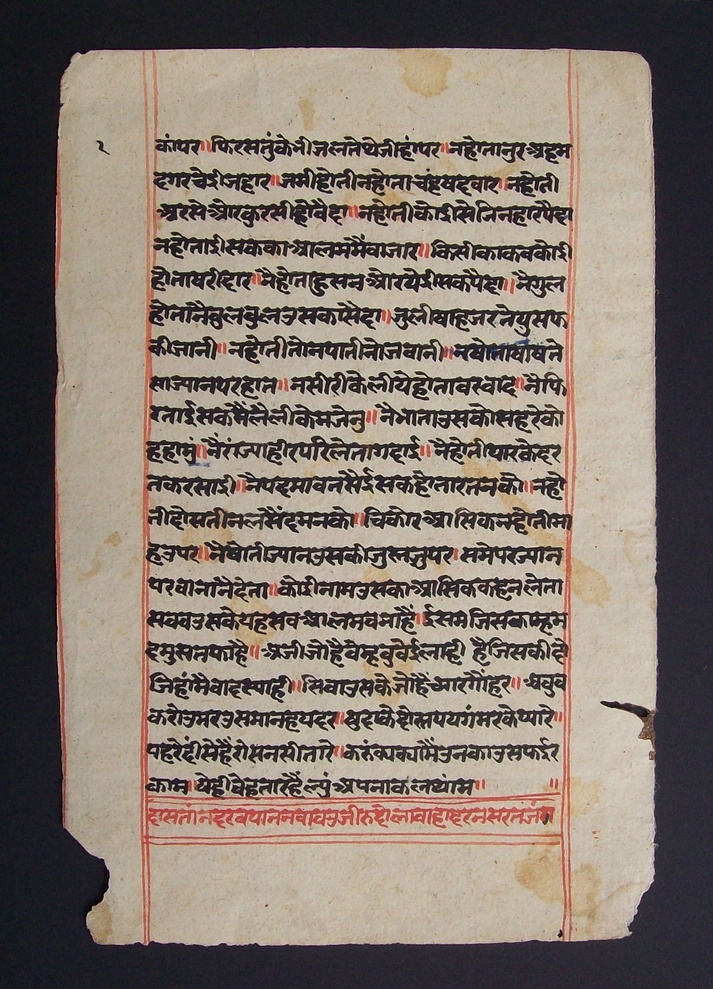
#> input picture florence_2/backend/data/test_images/manuscript_sample1.jpg, 713 x 989 px, shrunk from 1714 x 2377 before the run
$ python -i folio_extractor.py   (imports and definitions only)
#> lines starting #> are read from the running program, lines starting #| are printed output that depends on the picture; after the words box and inside, x2 and y2 are one past the last pixel; in counts of white or black regions, pixels touching at a corner belong together
### openrouter_qwen72b_api/backend/src/utils/image_io.py
"""Image I/O, format conversion, and spatial geometry utilities."""

import os
from typing import Tuple, List, Optional
import cv2
import numpy as np


# [46 lines left out: functions load_image, save_image, not called in this run]


def clip_bbox_to_image(bbox: List[int], img_width: int, img_height: int) -> List[int]:
    """Ensures bounding box coordinates remain strictly within image dimensions.

    Args:
        bbox: [x1, y1, x2, y2].
        img_width: Image width (W).
        img_height: Image height (H).

    Returns:
        Clamped [x1, y1, x2, y2] with x1 <= x2 and y1 <= y2.
    """
    x1, y1, x2, y2 = bbox
    x1 = max(0, min(int(x1), img_width))
    y1 = max(0, min(int(y1), img_height))
    x2 = max(0, min(int(x2), img_width))
    y2 = max(0, min(int(y2), img_height))

    # Ensure coordinate ordering
    if x1 > x2:
        x1, x2 = x2, x1
    if y1 > y2:
        y1, y2 = y2, y1

    return [x1, y1, x2, y2]


# [103 lines left out: functions clip_bbox_to_page, compute_iou, nms_boxes, not called in this run]

### florence_2/backend/src/preprocessing/folio_extractor.py
"""Substrate detection, physical page boundary extraction, and contrast normalization."""

from typing import Tuple, Dict, Any, List
import cv2
import numpy as np
from src.utils.image_io import clip_bbox_to_image


class FolioExtractor:
    """Isolates the physical manuscript folio/page from the digitization background."""

    def __init__(self, clahe_clip_limit: float = 2.0, clahe_grid_size: Tuple[int, int] = (8, 8)):
        """Initialize FolioExtractor."""
        self.clahe = cv2.createCLAHE(clipLimit=clahe_clip_limit, tileGridSize=clahe_grid_size)

    def detect_substrate_type(self, image_bgr: np.ndarray) -> str:
        """Determines substrate type based on aspect ratio and color variance."""
        h, w = image_bgr.shape[:2]
        aspect_ratio = w / float(h)
        hsv = cv2.cvtColor(image_bgr, cv2.COLOR_BGR2HSV)
        sat_mean = np.mean(hsv[:, :, 1])

        if aspect_ratio >= 2.30 and sat_mean > 15:
            return "palm_leaf"
        return "paper"

    def extract_page_boundary(self, image_bgr: np.ndarray) -> List[int]:
        """Extracts the exact physical page/folio bounding box [fx1, fy1, fx2, fy2]."""
        h, w = image_bgr.shape[:2]
        gray = cv2.cvtColor(image_bgr, cv2.COLOR_BGR2GRAY)
        lab = cv2.cvtColor(image_bgr, cv2.COLOR_BGR2LAB)
        l_chan = lab[:, :, 0]
        hsv = cv2.cvtColor(image_bgr, cv2.COLOR_BGR2HSV)
        s_chan = hsv[:, :, 1]

        # Measure 4 corner background levels
        corn_size = max(6, min(25, int(min(h, w) * 0.05)))
        corners = [
            l_chan[0:corn_size, 0:corn_size],
            l_chan[0:corn_size, -corn_size:],
            l_chan[-corn_size:, 0:corn_size],
            l_chan[-corn_size:, -corn_size:]
        ]
        mean_corner = float(np.mean(corners))
        center_crop = l_chan[int(h * 0.25):int(h * 0.75), int(w * 0.25):int(w * 0.75)]
        mean_center = float(np.mean(center_crop))

        raw_bbox = [0, 0, w, h]

        # Case 1: Dark Background (slate board, black book spine, dark scanning bed)
        if mean_corner < 120 and (mean_center - mean_corner) > 20:
            blurred = cv2.GaussianBlur(l_chan, (15, 15), 0)
            _, thresh = cv2.threshold(blurred, 0, 255, cv2.THRESH_BINARY + cv2.THRESH_OTSU)
            k = cv2.getStructuringElement(cv2.MORPH_RECT, (15, 15))
            closed = cv2.morphologyEx(thresh, cv2.MORPH_CLOSE, k)
            cnts, _ = cv2.findContours(closed, cv2.RETR_EXTERNAL, cv2.CHAIN_APPROX_SIMPLE)
            if cnts:
                largest = max(cnts, key=cv2.contourArea)
                if cv2.contourArea(largest) > (w * h * 0.20):
                    x, y, bw, bh = cv2.boundingRect(largest)
                    margin_x = max(3, int(bw * 0.01))
                    margin_y = max(3, int(bh * 0.01))
                    raw_bbox = [
                        max(0, x + margin_x),
                        max(0, y + margin_y),
                        min(w, x + bw - margin_x),
                        min(h, y + bh - margin_y)
                    ]
                    # Tight edge refinement
                    raw_bbox = self._refine_dark_background_edges(image_bgr, raw_bbox)

        # Case 2: Light Background (light desk / white scanner background with darker manuscript)
        elif mean_corner > 165 and mean_center < 165:
            blurred_s = cv2.GaussianBlur(s_chan, (11, 11), 0)
            _, s_th = cv2.threshold(blurred_s, 0, 255, cv2.THRESH_BINARY + cv2.THRESH_OTSU)
            k = cv2.getStructuringElement(cv2.MORPH_RECT, (15, 15))
            closed_s = cv2.morphologyEx(s_th, cv2.MORPH_CLOSE, k)
            cnts, _ = cv2.findContours(closed_s, cv2.RETR_EXTERNAL, cv2.CHAIN_APPROX_SIMPLE)
            if cnts:
                largest_s = max(cnts, key=cv2.contourArea)
                if (w * h * 0.25) < cv2.contourArea(largest_s) < (w * h * 0.95):
                    x, y, bw, bh = cv2.boundingRect(largest_s)
                    margin_x = max(3, int(bw * 0.01))
                    margin_y = max(3, int(bh * 0.01))
                    raw_bbox = [
                        max(0, x + margin_x),
                        max(0, y + margin_y),
                        min(w, x + bw - margin_x),
                        min(h, y + bh - margin_y)
                    ]

        return clip_bbox_to_image(raw_bbox, w, h)

    def _refine_dark_background_edges(self, img_bgr: np.ndarray, bbox: List[int]) -> List[int]:
        """Refines bounding box edges by trimming any residual dark background rows/columns."""
        x1, y1, x2, y2 = bbox
        crop = img_bgr[y1:y2, x1:x2]
        if crop.size == 0:
            return bbox

        lab = cv2.cvtColor(crop, cv2.COLOR_BGR2LAB)
        l_chan = lab[:, :, 0]

        row_means = np.mean(l_chan, axis=1)
        col_means = np.mean(l_chan, axis=0)

        bg_val = 65
        valid_rows = np.where(row_means > bg_val)[0]
        valid_cols = np.where(col_means > bg_val)[0]

        if len(valid_rows) > 0 and len(valid_cols) > 0:
            new_x1 = x1 + int(valid_cols[0]) + 2
            new_x2 = x1 + int(valid_cols[-1]) - 2
            new_y1 = y1 + int(valid_rows[0]) + 2
            new_y2 = y1 + int(valid_rows[-1]) - 2
            return [new_x1, new_y1, max(new_x1 + 10, new_x2), max(new_y1 + 10, new_y2)]

        return bbox

    def enhance_contrast(self, image_bgr: np.ndarray) -> np.ndarray:
        """Applies CLAHE on the LAB L-channel."""
        lab = cv2.cvtColor(image_bgr, cv2.COLOR_BGR2LAB)
        l_chan, a_chan, b_chan = cv2.split(lab)
        enhanced_l = self.clahe.apply(l_chan)
        merged = cv2.merge([enhanced_l, a_chan, b_chan])
        return cv2.cvtColor(merged, cv2.COLOR_LAB2BGR)

    def extract_ink_mask(self, image_bgr: np.ndarray, page_bbox: List[int]) -> np.ndarray:
        """Extracts binarized ink mask within the physical page boundary."""
        h, w = image_bgr.shape[:2]
        gray = cv2.cvtColor(image_bgr, cv2.COLOR_BGR2GRAY)
        ink_mask = np.zeros((h, w), dtype=np.uint8)

        px1, py1, px2, py2 = page_bbox
        page_crop = gray[py1:py2, px1:px2]
        if page_crop.size == 0:
            return ink_mask

        th = cv2.adaptiveThreshold(
            page_crop,
            255,
            cv2.ADAPTIVE_THRESH_GAUSSIAN_C,
            cv2.THRESH_BINARY_INV,
            15,
            6
        )
        ink_mask[py1:py2, px1:px2] = th
        return ink_mask

    def process(self, image_bgr: np.ndarray) -> Dict[str, Any]:
        """Runs the complete preprocessing and page isolation stage."""
        h, w = image_bgr.shape[:2]
        substrate_type = self.detect_substrate_type(image_bgr)
        page_bbox = self.extract_page_boundary(image_bgr)
        enhanced_bgr = self.enhance_contrast(image_bgr)
        ink_mask = self.extract_ink_mask(image_bgr, page_bbox)

        return {
            "substrate_type": substrate_type,
            "page_bbox": page_bbox,
            "folio_bbox": page_bbox,  # Alias for compatibility
            "enhanced_image": enhanced_bgr,
            "ink_mask": ink_mask,
            "image_dims": (w, h)
        }

>>> import cv2
>>> picture = cv2.imread('../../data/test_images/manuscript_sample1.jpg')
#> picture is the input picture: shape (989, 713, 3); mean B, G, R 109.8, 118.9, 130.7
>>> result = FolioExtractor().process(picture)
#> in detect_substrate_type, `sat_mean = np.mean(hsv[:, :, 1])`: sat_mean = 52.58
#> in process, `substrate_type = self.detect_substrate_type(image_bgr)`: substrate_type = 'paper'
#> in extract_page_boundary, `s_chan = hsv[:, :, 1]`:
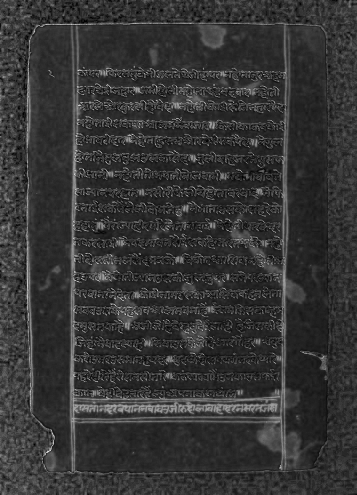
#> s_chan: shape (989, 713) (shown at 1/2 size); min 0, max 255, mean 52.6
#> in extract_page_boundary, `mean_corner = float(np.mean(corners))`: mean_corner = 28.06
#> in extract_page_boundary, `center_crop = l_chan[int(h * 0.25):int(h * 0.75), int(w * 0.25):int(w ..`:
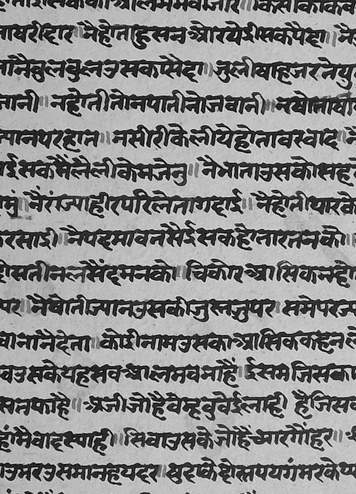
#> center_crop: shape (494, 356); min 0, max 242, mean 136.8
#> in extract_page_boundary, `mean_center = float(np.mean(center_crop))`: mean_center = 136.8
#> in extract_page_boundary, `_, thresh = cv2.threshold(blurred, 0, 255, cv2.THRESH_BINARY + cv2.THR..`:
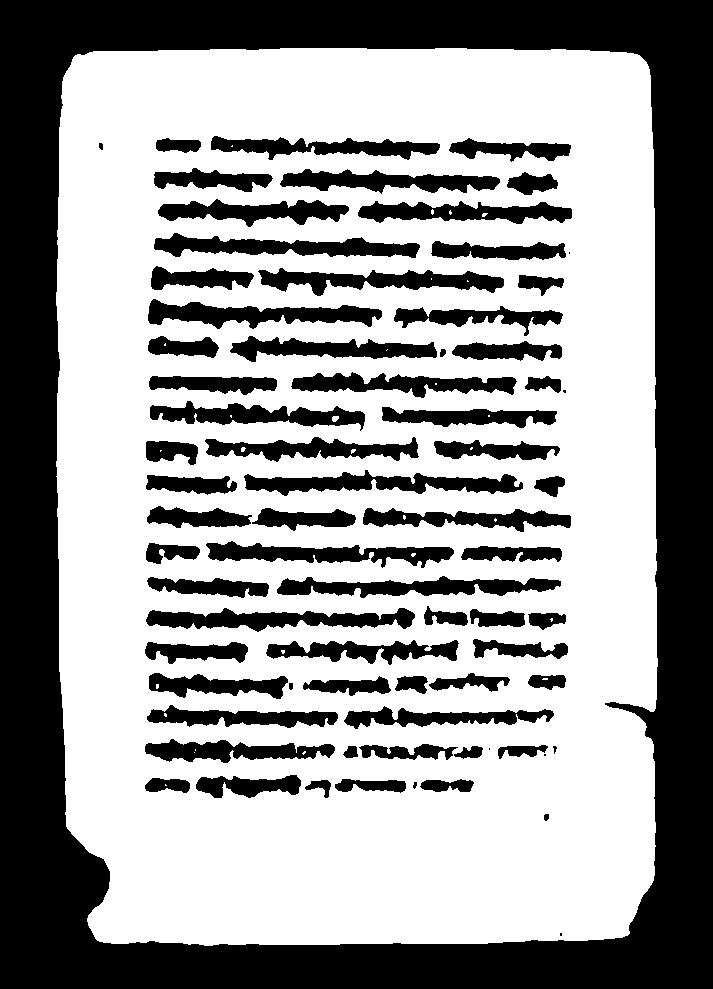
#> thresh: shape (989, 713); 60.2% white; 73 black regions (6 under 20 px), largest, box (x1, y1, x2, y2) and area: (0, 0, 713, 989) 179250, (244, 470, 523, 496) 3631, (146, 608, 415, 632) 3563
#> in extract_page_boundary, `cnts, _ = cv2.findContours(closed, cv2.RETR_EXTERNAL, cv2.CHAIN_APPROX..`: cnts = 1 contour; box (x1, y1, x2, y2) and area: (56, 48, 658, 946) 524994
#> in extract_page_boundary, `largest = max(cnts, key=cv2.contourArea)`: largest = contour of 310 points, box (x1, y1, x2, y2) (56, 48, 658, 946), area 524994
#> in extract_page_boundary, `x, y, bw, bh = cv2.boundingRect(largest)`: x = 56; y = 48; bw = 602; bh = 898
#> in extract_page_boundary, `margin_x = max(3, int(bw * 0.01))`: margin_x = 6
#> in extract_page_boundary, `margin_y = max(3, int(bh * 0.01))`: margin_y = 8
#> in extract_page_boundary, `raw_bbox = [ max(0, x + margin_x), max(0, y + margin_y), min(w, x + bw..`: raw_bbox = [62, 56, 652, 938]
#> in _refine_dark_background_edges, `x1, y1, x2, y2 = bbox`: x1 = 62; y1 = 56; x2 = 652; y2 = 938
#> in _refine_dark_background_edges, `l_chan = lab[:, :, 0]`:
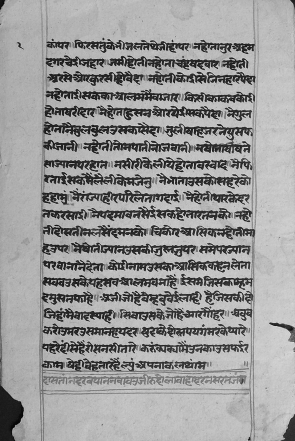
#> l_chan: shape (882, 590) (shown at 1/2 size); min 0, max 242, mean 155.6
#> in _refine_dark_background_edges, `row_means = np.mean(l_chan, axis=1)`: row_means = 882 values, max 187.7 at index 580, min 88.4 at index 558, mean 155.6
#> in _refine_dark_background_edges, `col_means = np.mean(l_chan, axis=0)`: col_means = 590 values, max 194.3 at index 554, min 127.2 at index 0, mean 155.6
#> in _refine_dark_background_edges, `valid_rows = np.where(row_means > bg_val)[0]`: valid_rows = 882 values from 0 to 881
#> in _refine_dark_background_edges, `valid_cols = np.where(col_means > bg_val)[0]`: valid_cols = 590 values from 0 to 589
#> in _refine_dark_background_edges, `new_x1 = x1 + int(valid_cols[0]) + 2`: new_x1 = 64
#> in _refine_dark_background_edges, `new_x2 = x1 + int(valid_cols[-1]) - 2`: new_x2 = 649
#> in _refine_dark_background_edges, `new_y1 = y1 + int(valid_rows[0]) + 2`: new_y1 = 58
#> in _refine_dark_background_edges, `new_y2 = y1 + int(valid_rows[-1]) - 2`: new_y2 = 935
#> in extract_page_boundary, `raw_bbox = self._refine_dark_background_edges(image_bgr, raw_bbox)`: raw_bbox = [64, 58, 649, 935]
#> in clip_bbox_to_image, `x1, y1, x2, y2 = bbox`: x1 = 64; y1 = 58; x2 = 649; y2 = 935
#> in process, `page_bbox = self.extract_page_boundary(image_bgr)`: page_bbox = [64, 58, 649, 935]
#> in enhance_contrast, `enhanced_l = self.clahe.apply(l_chan)`:
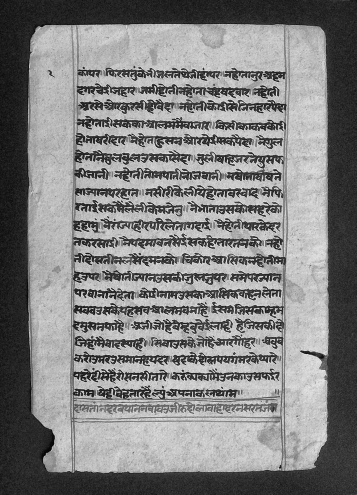
#> enhanced_l: shape (989, 713) (shown at 1/2 size); min 0, max 251, mean 130.8
#> in extract_ink_mask, `px1, py1, px2, py2 = page_bbox`: px1 = 64; py1 = 58; px2 = 649; py2 = 935
#> in extract_ink_mask, `ink_mask[py1:py2, px1:px2] = th`:
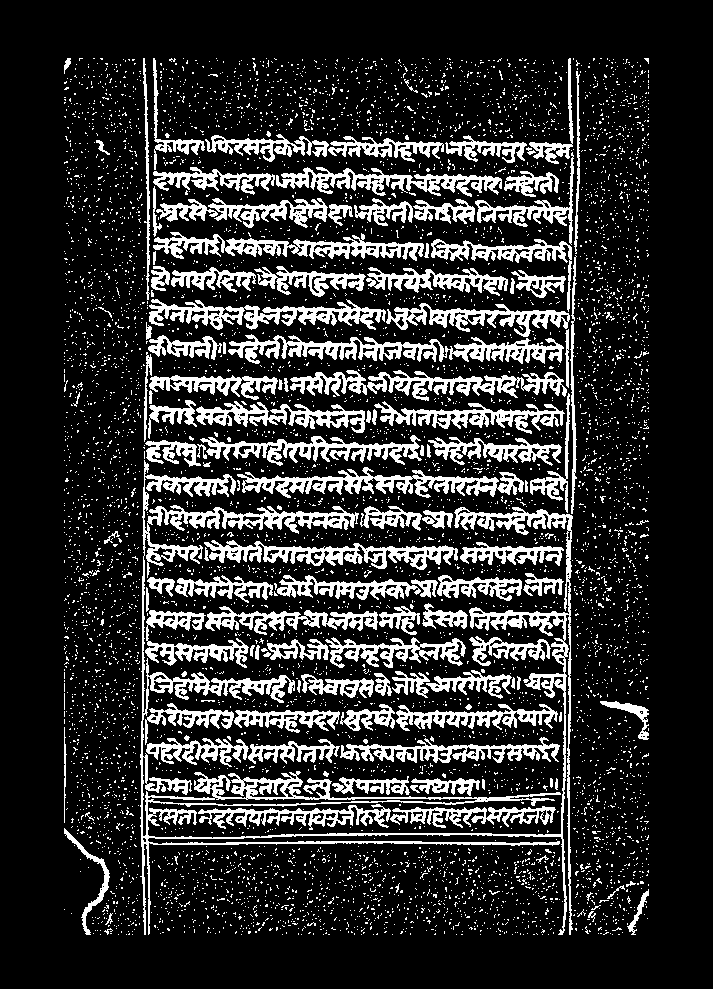
#> ink_mask: shape (989, 713); 18.2% white; 6486 white regions (6352 under 20 px), largest, box (x1, y1, x2, y2) and area: (140, 460, 573, 935) 18711, (228, 334, 564, 364) 4098, (237, 467, 524, 498) 3397
#> result = 6 items
